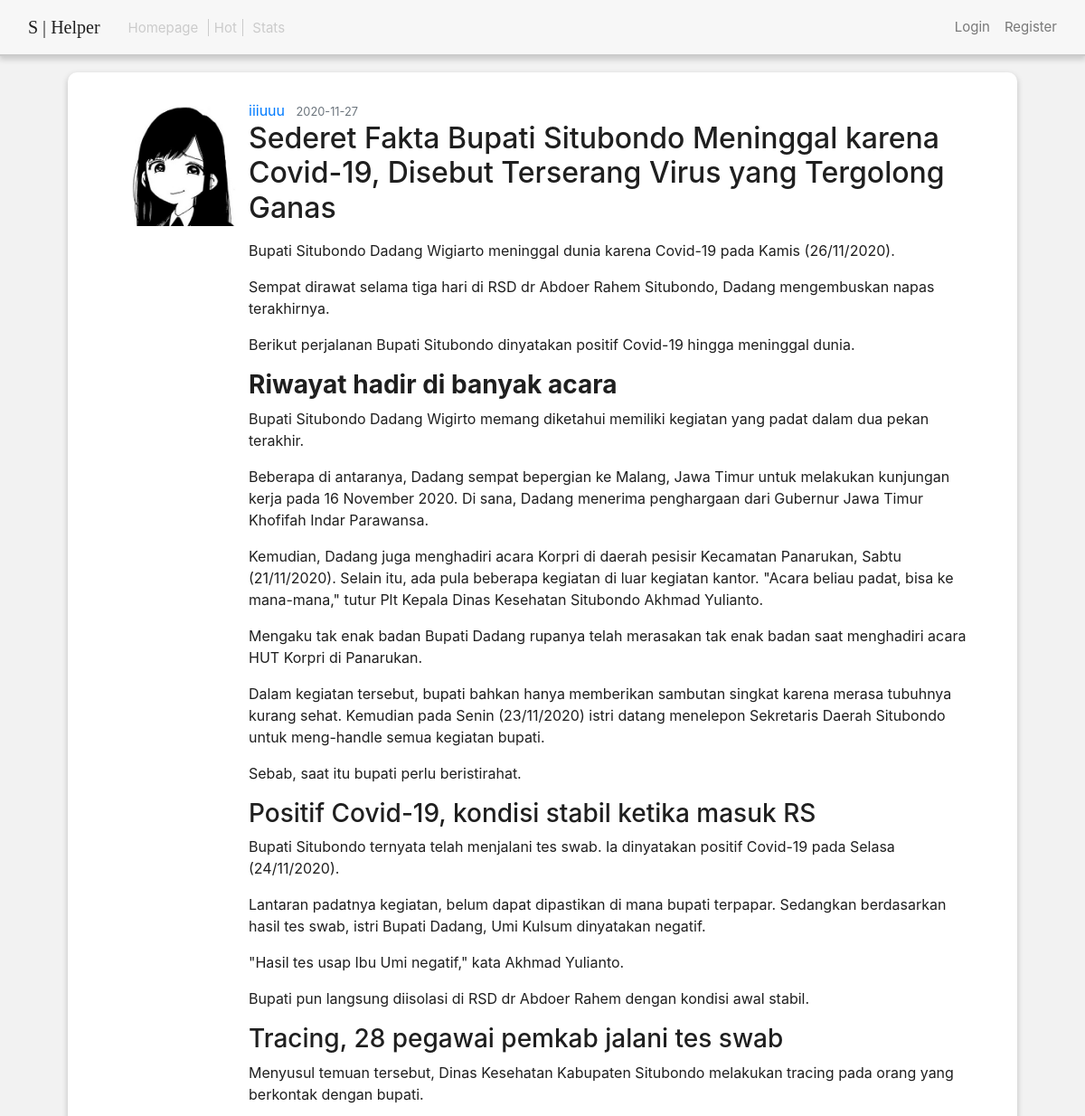
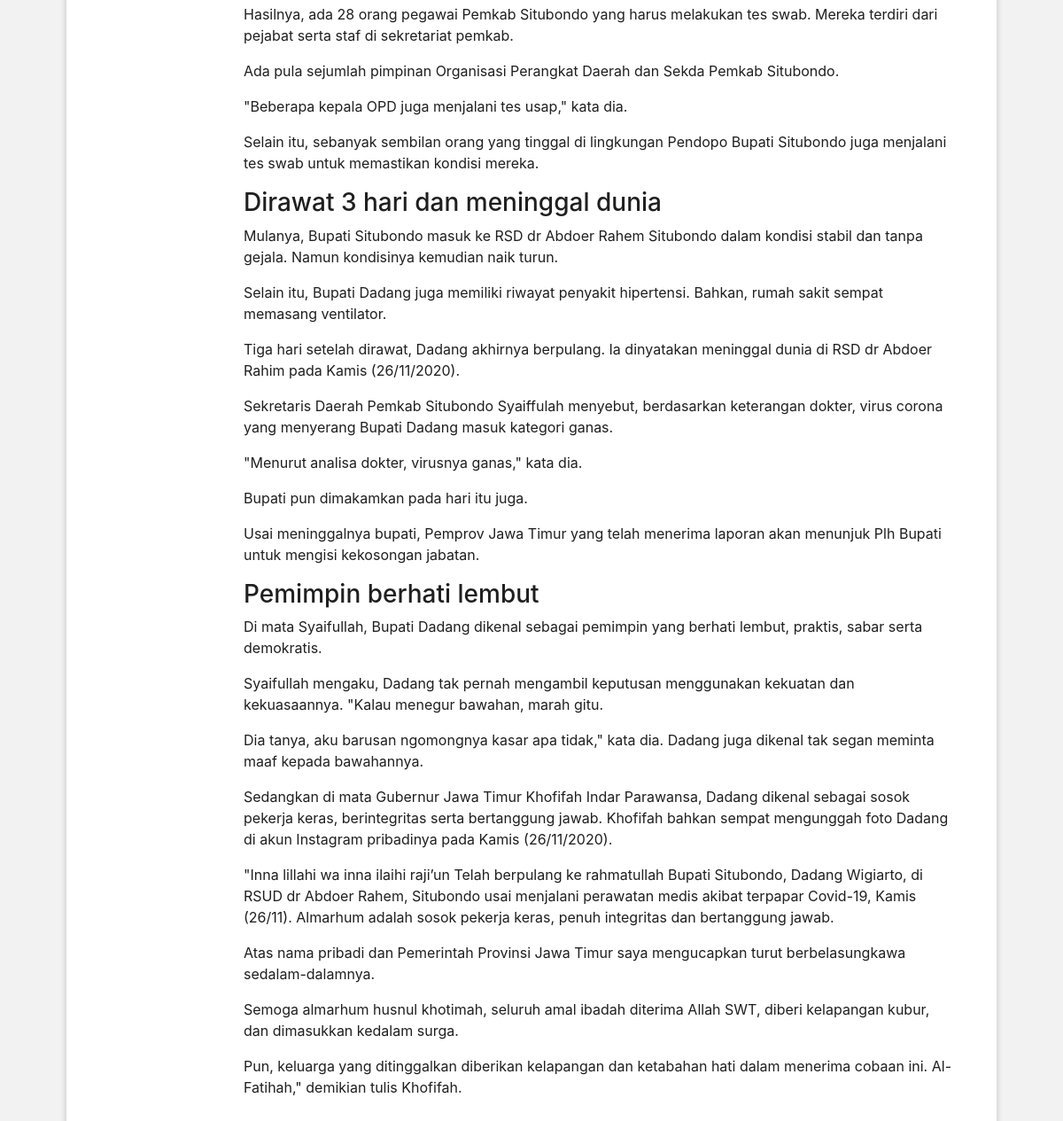
The app's page /post/4 with its own data (2 pictures, top to bottom).
### hub/models.py (models this page shows, shortened)
class User(db.Model, UserMixin):
    id = db.Column(db.Integer, primary_key=True)
    username = db.Column(db.String(20), unique=True, nullable=False)
    email = db.Column(db.String(120), unique=True, nullable=False)
    image_file = db.Column(db.String(20), nullable=False, default='default.jpg')
    password = db.Column(db.String(60), nullable=False)
    posts = db.relationship('Post', backref='author', lazy=True)

class Post(db.Model):
    id = db.Column(db.Integer, primary_key=True)
    title = db.Column(db.String(100), nullable=False)
    date_posted = db.Column(db.DateTime, nullable=False, default=datetime.utcnow)
    content = db.Column(db.Text, nullable=False)
    user_id = db.Column(db.Integer, db.ForeignKey('user.id'), nullable=False)

### hub/routes.py (the view)
@app.route("/post/<int:post_id>")
def post(post_id):
    post = Post.query.get_or_404(post_id)
    return render_template('post.html', title=post.title, post=post)

### hub/templates/post.html (shortened to what this page needs)
{% extends "no_sidebar.index.html" %}
{% block navbar %}
    <div class="cpx-15 button_cont">
        <a class="button_txt sf_semibold_sel right_mar dehigh" href="{{ url_for('front') }}">Homepage</a>
        <a class="button_txt middle_mar dehigh sf_semibold_sel" href="/#">Hot</a>
        <a class="button_txt sf_semibold_sel left_mar dehigh" href="{{ url_for('stats') }}">Stats</a>
    </div>
{% endblock navbar %}
{% block body %}
  <article class="media sidbar white_bg shadow_lol sidbar_padding">
    <img class="article_image" src="{{ url_for('static', filename='profile_pics/' + post.author.image_file) }}">
    <div class="media-body">
      <div class="article-metadata">
        <a class="mr-2" href="#">{{ post.author.username }}</a>
        <small class="text-muted">{{ post.date_posted.strftime('%Y-%m-%d') }}</small>
      </div>
      <h2 class="article-title">{{ post.title }}</h2>
      <p class="article-content">{{ post.content | safe }}</p>
    </div>
  </article>
{% endblock body %}

### hub/templates/no_sidebar.index.html (shortened to what this page needs)
<!DOCTYPE html>
<html>
<head>
	<link rel="stylesheet" type="text/css" href="{{ url_for('static',filename='css/bootstrap.css') }}">
  <link rel="stylesheet" type="text/css" href="{{ url_for('static',filename='css/bootstrap-grid.css') }}">
	<link rel="stylesheet" type="text/css" href="{{ url_for('static',filename='customCss/shelper.css') }}">
</head>
<body>
	<header class="site-header logo_col">
      <nav class="navbar navbar-expand-md navbar-dark fixed-top shadow_lol header_t position-fixed header_s">
        <div class="container-fluid">
          <a class="logo_sh cmr-15px" href="/">S | Helper</a>
          <div class="collapse navbar-collapse" id="navbarToggle">
            <div class="navbar-nav mr-auto">
              {% block navbar %}
              {% endblock %}
            </div>
              <div class="navbar-nav">
                {% if current_user.is_authenticated %}
                  <a class="button_txt mr-3" href="{{ url_for('new_post') }}">New Post</a>
                  <a class="button_txt mr-3" href="{{ url_for('account') }}">Account</a>
                  <a class="button_txt"  href="{{ url_for('logout') }}">Logout</a>
                {% else %}
                  <a class="button_txt mr-3" href="{{ url_for('login') }}">Login</a>
                  <a class="button_txt" href="{{ url_for('register') }}">Register</a>
                {% endif %}
              </div>
          </div>
        </div>
      </nav>
    </header>
	<main class="content_sh">
		{% block body %}
		{% endblock %}
	</main>
</body>
</html>

### hub/static/customCss/shelper.css (style rules this page uses)
body { font-family: "SF Pro Display"; background-color: #F2F2F2; color: #1F1F1F; }
.navbar { position: relative; display: -ms-flexbox; display: flex; -ms-flex-wrap: wrap; flex-wrap: wrap; -ms-flex-align: center; align-items: center; -ms-flex-pack: justify; justify-content: space-between; padding-top: 0.7rem; padding-bottom: 0.7rem; }
.header_t { background-color: rgba(249, 249, 249, 0.75); backdrop-filter: blur(9px); border-bottom: 2px solid #CBCBCB }
.white_bg { background-color: white; }
.shadow_lol { box-shadow: 0px 3px 6px 1px rgba(0, 0, 0, 0.16); }
.button_txt { font-size: 15px; text-decoration: none; color: #787878; }
.logo_sh { font-size: 20px; color: #1F1F1F; text-decoration: none; font-family: "SF Pro Display Semibold"; }
.cmr-15px { margin-right: 15px; }
.header_s { padding-top: 15px; padding-bottom: 15px; }
.button_cont { border: 1px solid rgba(203, 203, 203, 0); }
.cpx-15 { padding-right: 15px; padding-left: 15px; border-radius: 5px; }
.dehigh { color: #CBCBCB; }
.middle_mar { padding-right: 6px; padding-left: 6px; border-left: 1px solid #CBCBCB; border-right: 1px solid #CBCBCB; transition: 0.3s; }
.left_mar { margin-left: 6px; transition: 0.3s; }
.right_mar { margin-right: 6px; transition: 0.3s; }
.sidbar { margin-right: 0px; margin-top: 5rem; border-radius: 10px; }
.sidbar_padding { padding: 30px 50px 30px 50px; }
.content_sh { margin: 0px 75px 30px 75px; }
.article_image { width: 150px }

### records on screen
User: image_file (placeholder picture), author.username "iiiuuu"
Post: date_posted "2020-11-27", title "Sederet Fakta Bupati Situbondo Meninggal karena Covid-19, Disebut Terserang Virus yang Tergolong Ganas", content "Bupati Situbondo Dadang Wigiarto meninggal dunia karena Covid-19 pada Kamis (26/11/2020). Sempat dirawat selama tiga hari di RSD dr Abdoer Rahem Situbondo, Dadang mengembuskan napas terakhirnya. Berikut perjalanan Bupati Situbondo dinyatakan positif Covid-19 hingga meninggal dunia. Riwayat hadir di banyak acara Bupati Situbondo Dadang Wigirto memang diketahui memiliki kegiatan yang padat dalam dua pekan terakhir. Beberapa di antaranya, Dadang sempat bepergian ke Malang, Jawa Timur untuk melakukan kunjungan kerja pada 16 November 2020. Di sana, Dadang menerima penghargaan dari Gubernur Jawa Timur Khofifah Indar Parawansa. Kemudian, Dadang juga menghadiri acara Korpri di daerah pesisir…"
